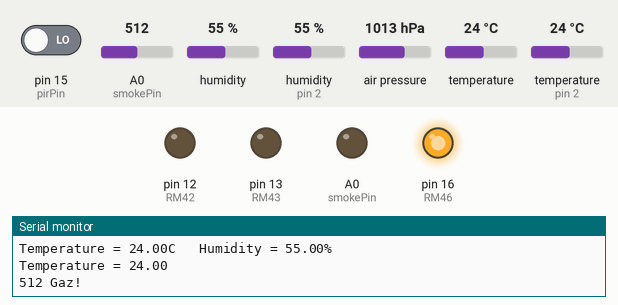
Simulated run of this sketch. Board: Arduino Uno, built with avr-gcc and run on an emulated ATmega328P. On the bench: output pins drawn as LEDs (lit = HIGH), the last lines printed to the serial monitor. Dashed ring = blinking. Inputs (shaded band) come from the test bench; at power-on: pin 15 (pirPin) LOW, A0 (smokePin) = 512, humidity 55 %, humidity (sensor on pin 2) 55 %, air pressure 1013 hPa, temperature 24 °C, temperature (sensor on pin 2) 24 °C.

Above: at 1.2 s.
1.3 s: pin 15 (pirPin) driven HIGH
At 10.0 s:
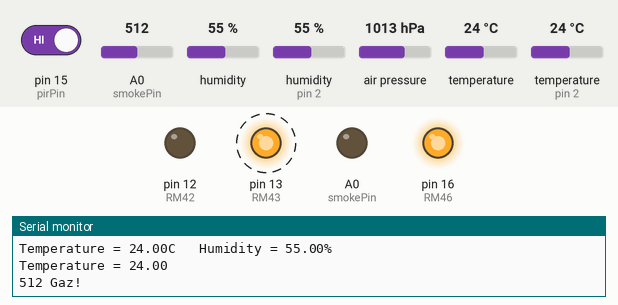
At 12.0 s:
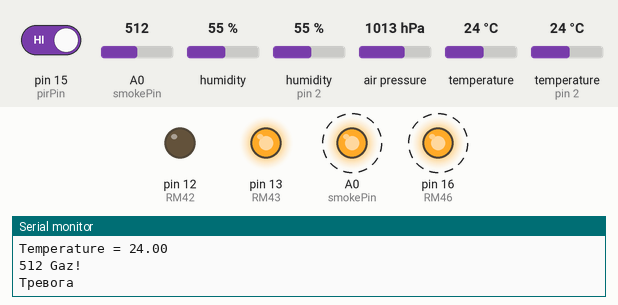
14.1 s: A0 (smokePin) set to 417
At 22.6 s:
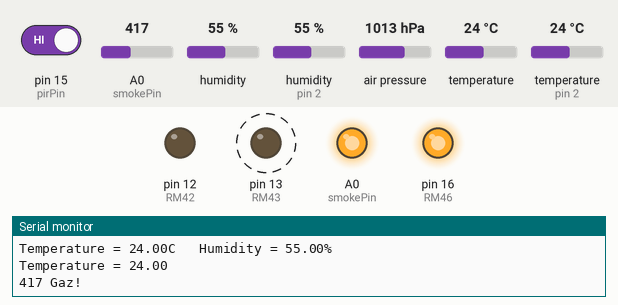
26.7 s: A0 (smokePin) set to 385
Timing chart, 0 to 36.7 s (numbered marks = the images above; inputs shaded):
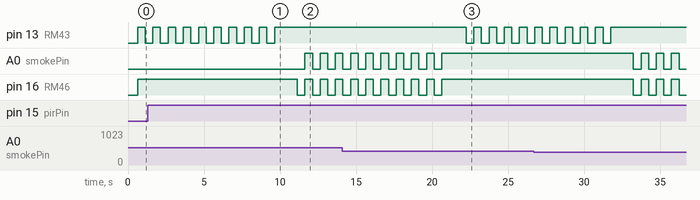

Measured:
- after the input at 1.3 s, pin 13 (RM43): goes on until 9.6 s, then stays HIGH; A0 (smokePin): alternates HIGH for 0.50 s and LOW for 0.50 s, starting after 10.3 s; pin 16 (RM46): alternates HIGH for 0.50 s and LOW for 0.50 s, starting after 9.8 s

The sketch:

all.ino
```cpp
#include <Wire.h>
#include <SPI.h>
#include <Adafruit_Sensor.h>
#include <Adafruit_BME280.h>
#include "DHT.h"
#include <OneWire.h>
#include <DallasTemperature.h>
#define BMP_SCK 13
#define BMP_MISO 12
#define BMP_MOSI 11
#define BMP_CS 10
#define DHTTYPE DHT22
#define dht_dpin 2
#define ONE_WIRE_BUS 0
#define smokePin A0
#define RM46 16
#define RM44 14
#define RM43 13
#define RM42 12
#define pirPin 15

Adafruit_BME280 bme; // I2C
int sensorThres = 400;
DHT dht(dht_dpin, DHTTYPE);
OneWire oneWire(ONE_WIRE_BUS);
DallasTemperature sensors(&oneWire);

void setup() {
  pinMode(pirPin, INPUT);
  pinMode(RM46, OUTPUT);
  pinMode(RM44, OUTPUT);
  pinMode(RM43, OUTPUT);
  pinMode(RM42, OUTPUT);

  //dht.begin();
  sensors.begin();
  Serial.begin(9600);
  Serial.println(F("BME280 test"));

  if (!bme.begin()) {
    Serial.println("Could not find a valid BMP280 sensor, check wiring!");
    while (1);
  }
}

void loop() {
  //digitalWrite(RM46, HIGH);
  //digitalWrite(RM44, HIGH);
  //digitalWrite(RM42, HIGH);
  //digitalWrite(RM43, HIGH);

  Serial.print("Temperature = ");
  Serial.print(bme.readTemperature());
  Serial.print("C  ");

  Serial.print("Humidity = ");
  Serial.print(bme.readHumidity());
  Serial.print("%  ");

  Serial.print("Pressure = ");
  Serial.print(bme.readPressure() / 100.0F);
  Serial.print("hPa   ");

  Serial.print("Approx altitude = ");
  Serial.print(bme.readAltitude(1013.25)); // this should be adjusted to your local forcase
  Serial.println("m   ");

  //===========================================================================
  //delay(1000);
  //===========================================================================
  float h = dht.readHumidity();
  float t = dht.readTemperature();
  Serial.print("Temperature = ");
  Serial.print(t);
  Serial.print("C   ");
  Serial.print("Humidity = ");
  Serial.print(h);
  Serial.println("%   ");
  //===========================================================================
  //delay(1000);
  //===========================================================================

  Serial.print("Temperature = ");
  Serial.println(sensors.getTempCByIndex(0));

  //===========================================================================
  //delay(1000);
  //===========================================================================

  int analogSensor = analogRead(smokePin);    // считываем значения АЦП с аналогового входа // к которому подключен датчик
  Serial.print (analogSensor);                // выводим в порт значение АЦП сигнала с датчика

  // Проверяем, достигнуто ли пороговое значение
  if (analogSensor > sensorThres) {  // если значение больше допустимого...
    Serial.println(" Gaz!");         // выводим в порт надпись, что газ есть
    for (int i = 0; i < 10; i++) {

      digitalWrite(RM43, LOW);
      digitalWrite(RM42, LOW);
      delay(500);
      digitalWrite(RM43, HIGH);
      digitalWrite(RM46, HIGH);
      delay(500);

    }
  }
  Serial.println();

  //===========================================================================
  delay(1000);
  //===========================================================================

  int pirVal = digitalRead(pirPin); //Считываем значения с датчика движения. Если обнаружили движение,
  //то транслируем сигнал тревоги в монитор порта и включаем светодиод
  if (pirVal == HIGH)
  {
    Serial.print("Тревога ");
    for (int i = 0; i < 10; i++) {

      digitalWrite(RM44, LOW);
      digitalWrite(RM46, LOW);
      delay(500);
      digitalWrite(RM44, HIGH);
      digitalWrite(RM46, HIGH);
      delay(500);

    }

    delay(1000);
  }
  else
  {
    Serial.print("Сканирую ");
    //  digitalWrite(14, HIGH);
    //    digitalWrite(16, HIGH);

    delay(1000);
  }


}
```
